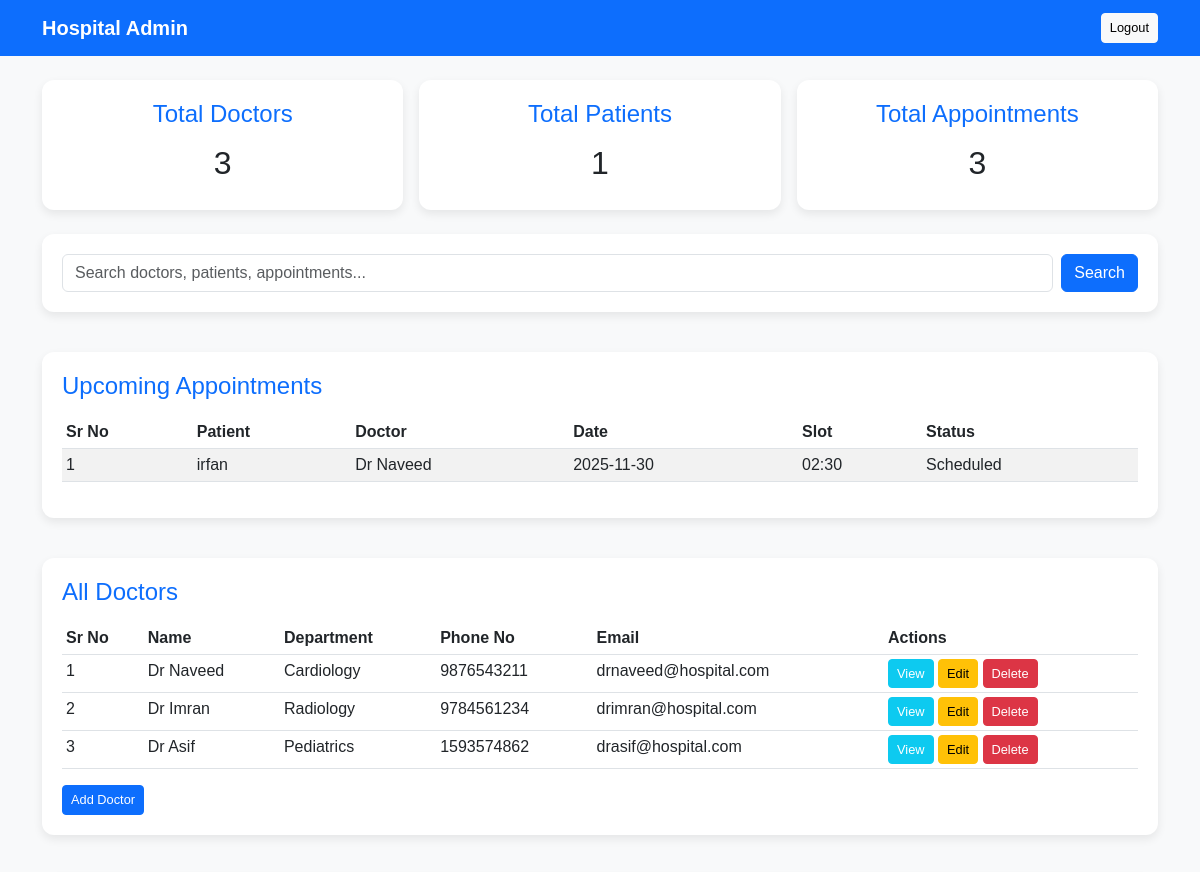
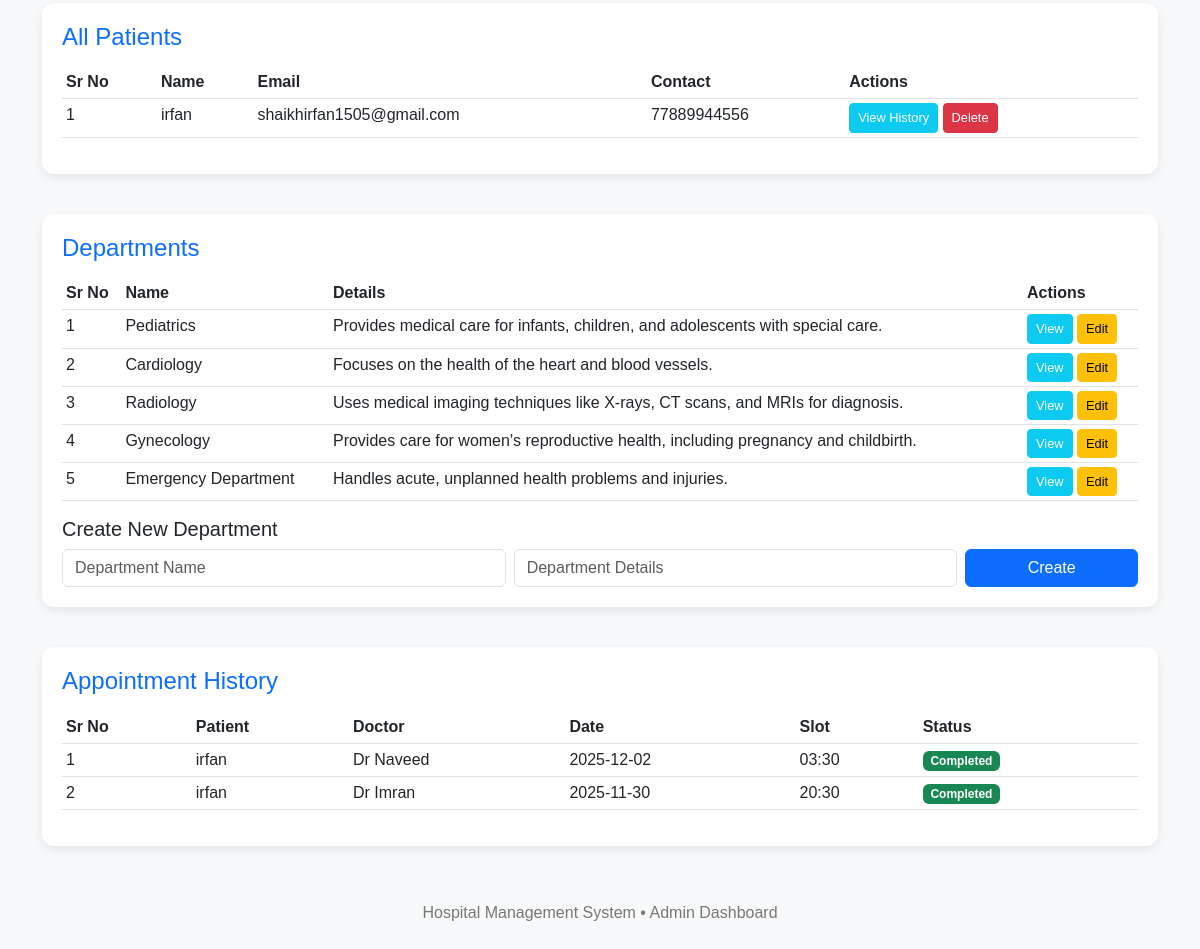
The app's page /admin/dashboard (signed in) with its own data (2 pictures, top to bottom).
### application/models.py (models this page shows)
class Appointment(db.Model):
    id = db.Column(db.Integer, primary_key=True)
    patient_id = db.Column(db.Integer, db.ForeignKey('patient.id'))
    doctor_id = db.Column(db.Integer, db.ForeignKey('doctor.id'))
    department_id = db.Column(db.Integer, db.ForeignKey('department.id'))
    date = db.Column(db.String(20))
    slot = db.Column(db.String(20))
    status = db.Column(db.String(20), default='Scheduled')
    doctor = db.relationship('Doctor', backref='appointments')
    department = db.relationship('Department', backref='appointments')
    patient = db.relationship('Patient', backref='appointments')

class Patient(db.Model):
    id = db.Column(db.Integer, primary_key=True)
    name = db.Column(db.String(100), nullable=False)
    email = db.Column(db.String(100), unique=True)
    phone = db.Column(db.String(20))
    user_id = db.Column(db.Integer, db.ForeignKey('user.id'))

class Doctor(db.Model):
    id = db.Column(db.Integer, primary_key=True)
    name = db.Column(db.String(100), nullable=False)
    email = db.Column(db.String(100), unique=True)
    phone = db.Column(db.String(20), nullable=False)
    experience = db.Column(db.Integer)
    details = db.Column(db.Text)
    available_slots = db.Column(db.Text)  # Could store JSON string for slots
    department_id = db.Column(db.Integer, db.ForeignKey('department.id'))
    department = db.relationship('Department', backref='doctors')

class Department(db.Model):
    id = db.Column(db.Integer, primary_key=True)
    name = db.Column(db.String(100), nullable=False)
    details = db.Column(db.Text)

### application/controllers.py (the view)
    @app.route('/admin/dashboard')
    def admin_dashboard():
        if 'role' not in session or session['role'] != 'admin':
            flash("Access denied!", "danger")
            return redirect(url_for('login'))
        doctors = Doctor.query.all()
        patients = Patient.query.all()
        total_doctors = len(doctors)
        total_patients = len(patients)
        total_appointments = Appointment.query.count()
        departments = Department.query.all()
        upcoming_appointments = Appointment.query.filter_by(status='Scheduled')\
                                                .order_by(Appointment.date.desc()).all()
        appointment_history = Appointment.query.filter(
            Appointment.status.in_(['Completed', 'Cancelled'])
        ).order_by(Appointment.date.desc()).all()
        return render_template(
            'admin_dash.html',
            doctors=doctors,
            patients=patients,
            total_doctors=total_doctors,
            departments=departments,
            total_patients=total_patients,
            total_appointments=total_appointments,
            upcoming_appointments=upcoming_appointments,
            appointment_history=appointment_history  # added
        )

### templates/admin_dash.html (shortened to what this page needs)
<!DOCTYPE html>
<html lang="en">
<head>
    <link href="https://cdn.jsdelivr.net/npm/bootstrap@5.3.0/dist/css/bootstrap.min.css" rel="stylesheet">
</head>
<body>
<nav class="navbar navbar-expand-lg">
    <div class="container">
        <a class="navbar-brand" href="#">Hospital Admin</a>
        <div class="ms-auto">
            <a href="/logout" class="btn btn-light btn-sm">Logout</a>
        </div>
    </div>
</nav>
<div class="container mt-4">
    <div class="row g-3">
        <div class="col-md-4">
            <div class="dashboard-card text-center">
                <h4>Total Doctors</h4>
                <h2>{{ total_doctors }}</h2>
            </div>
        </div>
        <div class="col-md-4">
            <div class="dashboard-card text-center">
                <h4>Total Patients</h4>
                <h2>{{ total_patients }}</h2>
            </div>
        </div>
        <div class="col-md-4">
            <div class="dashboard-card text-center">
                <h4>Total Appointments</h4>
                <h2>{{ total_appointments }}</h2>
            </div>
        </div>
    </div>
    <div class="mt-4">
        <div class="table-section">
            <form action="/admin/search" method="GET" class="d-flex">
                <input type="text" name="query" class="form-control" placeholder="Search doctors, patients, appointments...">
                <button class="btn btn-primary ms-2">Search</button>
            </form>
        </div>
    </div>
    <div class="table-section">
        <h4>Upcoming Appointments</h4>
        <table class="table table-striped table-sm">
            <thead>
                <tr>
                    <th>Sr No</th>
                    <th>Patient</th>
                    <th>Doctor</th>
                    <th>Date</th>
                    <th>Slot</th>
                    <th>Status</th>
                </tr>
            </thead>
            <tbody>
                {% for appt in upcoming_appointments %}
                <tr>
                    <td>{{ loop.index }}</td>
                    <td>{{ appt.patient.name }}</td>
                    <td>{{ appt.doctor.name }}</td>
                    <td>{{ appt.date }}</td>
                    <td>{{ appt.slot }}</td>
                    <td>{{ appt.status }}</td>
                </tr>
                {% endfor %}
            </tbody>
        </table>
    </div>
    <div class="table-section">
        <h4>All Doctors</h4>
        <table class="table table-hover table-sm">
            <thead>
                <tr>
                    <th>Sr No</th>
                    <th>Name</th>
                    <th>Department</th>
                    <th>Phone No</th>
                    <th>Email</th>
                    <th>Actions</th>
                </tr>
            </thead>
            <tbody>
                {% for doctor in doctors %}
                <tr>
                    <td>{{ loop.index }}</td>
                    <td>{{ doctor.name }}</td>
                    <td>{{ doctor.department.name }}</td>
                    <td>{{ doctor.phone }}</td>
                    <td>{{ doctor.email }}</td>
                    <td>
                        <a href="/admin/doctor/{{ doctor.id }}" class="btn btn-sm btn-info text-white">View</a>
                        <a href="/admin/doctor/edit/{{ doctor.id }}" class="btn btn-sm btn-warning">Edit</a>
                        <a href="/admin/doctor/delete/{{ doctor.id }}" class="btn btn-sm btn-danger">Delete</a>
                    </td>
                </tr>
                {% endfor %}
            </tbody>
        </table>
        <a href="/admin/doctor/add" class="btn btn-primary btn-sm">Add Doctor</a>
    </div>
    <div class="table-section">
        <h4>All Patients</h4>
        <table class="table table-hover table-sm">
            <thead>
                <tr>
                    <th>Sr No</th>
                    <th>Name</th>
                    <th>Email</th>
                    <th>Contact</th>
                    <th>Actions</th>
                </tr>
            </thead>
            <tbody>
                {% for patient in patients %}
                <tr>
                    <td>{{ loop.index }}</td>
                    <td>{{ patient.name }}</td>
                    <td>{{ patient.email }}</td>
                    <td>{{ patient.phone }}</td>
                    <td>
                        <a href="/admin/patient/{{ patient.id }}/history" class="btn btn-sm btn-info text-white">View History</a>
                        <a href="/admin/patient/delete/{{ patient.id }}" class="btn btn-sm btn-danger">Delete</a>
                    </td>
                </tr>
                {% endfor %}
            </tbody>
        </table>
    </div>
    <div class="table-section">
        <h4>Departments</h4>
        <table class="table table-hover table-sm mb-3">
            <thead>
                <tr>
                    <th>Sr No</th>
                    <th>Name</th>
                    <th>Details</th>
                    <th>Actions</th>
                </tr>
            </thead>
            <tbody>
                {% for dept in departments %}
                <tr>
                    <td>{{ loop.index }}</td>
                    <td>{{ dept.name }}</td>
                    <td>{{ dept.details }}</td>
                    <td>
                        <a href="/admin/department/{{ dept.id }}" class="btn btn-sm btn-info text-white">View</a>
                        <a href="/admin/departments/edit/{{ dept.id }}" class="btn btn-sm btn-warning">Edit</a>
                    </td>
                </tr>
                {% endfor %}
            </tbody>
        </table>
        <div class="mt-3">
            <h5>Create New Department</h5>
            <form action="/admin/department/create" method="POST" class="row g-2">
                <div class="col-md-5">
                    <input type="text" name="name" class="form-control" placeholder="Department Name" required>
                </div>
                <div class="col-md-5">
                    <input type="text" name="details" class="form-control" placeholder="Department Details">
                </div>
                <div class="col-md-2">
                    <button type="submit" class="btn btn-primary w-100">Create</button>
                </div>
            </form>
        </div>
    </div>
    <div class="table-section">
        <h4>Appointment History</h4>
        <table class="table table-hover table-sm">
            <thead>
                <tr>
                    <th>Sr No</th>
                    <th>Patient</th>
                    <th>Doctor</th>
                    <th>Date</th>
                    <th>Slot</th>
                    <th>Status</th>
                </tr>
            </thead>
            <tbody>
                {% for appt in appointment_history %}
                <tr>
                    <td>{{ loop.index }}</td>
                    <td>{{ appt.patient.name }}</td>
                    <td>{{ appt.doctor.name }}</td>
                    <td>{{ appt.date }}</td>
                    <td>{{ appt.slot }}</td>
                    <td>
                        {% if appt.status == 'Completed' %}
                            <span class="badge bg-success">{{ appt.status }}</span>
                        {% elif appt.status == 'Cancelled' %}
                            <span class="badge bg-danger">{{ appt.status }}</span>
                        {% else %}
                            <span class="badge bg-secondary">{{ appt.status }}</span>
                        {% endif %}
                    </td>
                </tr>
                {% endfor %}
            </tbody>
        </table>
    </div>
</div>
<div class="footer">
    <p>Hospital Management System • Admin Dashboard</p>
</div>
</body>
</html>

### templates/admin_dash.html (style rules this page uses)
body { background: #f8f9fa; font-family: Arial, sans-serif; }
.navbar { background: #0d6efd; }
.navbar-brand, .nav-link, .navbar-text { color: white !important; font-weight: 600; }
.dashboard-card { border-radius: 12px; padding: 20px; background: white; box-shadow: 0 4px 10px rgba(0,0,0,0.08); }
.table-section { background: white; border-radius: 12px; padding: 20px; box-shadow: 0 4px 10px rgba(0,0,0,0.08); margin-bottom: 40px; }
.footer { text-align: center; padding: 15px 0; margin-top: 40px; color: #777; }
h4 { color: #0d6efd; margin-bottom: 15px; }
.btn-sm { font-size: 0.8rem; }

### records on screen
Appointment: patient.name "irfan", doctor.name "Dr Naveed", date "2025-11-30", slot "02:30", status "Scheduled"
Doctor: name "Dr Naveed", department.name "Cardiology", phone "9876543211", email "drnaveed@hospital.com"
Doctor: name "Dr Imran", department.name "Radiology", phone "9784561234", email "drimran@hospital.com"
Doctor: name "Dr Asif", department.name "Pediatrics", phone "1593574862", email "drasif@hospital.com"
Patient: name "irfan", email "shaikhirfan1505@gmail.com", phone "77889944556"
Department: name "Pediatrics", details "Provides medical care for infants, children, and adolescents with special care."
Department: name "Cardiology", details "Focuses on the health of the heart and blood vessels."
Department: name "Radiology", details "Uses medical imaging techniques like X-rays, CT scans, and MRIs for diagnosis."
Department: name "Gynecology", details "Provides care for women's reproductive health, including pregnancy and childbirth."
Department: name "Emergency Department", details "Handles acute, unplanned health problems and injuries."
Appointment: patient.name "irfan", doctor.name "Dr Naveed", date "2025-12-02", slot "03:30", status "Completed"
Appointment: patient.name "irfan", doctor.name "Dr Imran", date "2025-11-30", slot "20:30", status "Completed"

### other values on screen
{{ total_doctors }} "3"
{{ total_patients }} "1"
{{ total_appointments }} "3"
